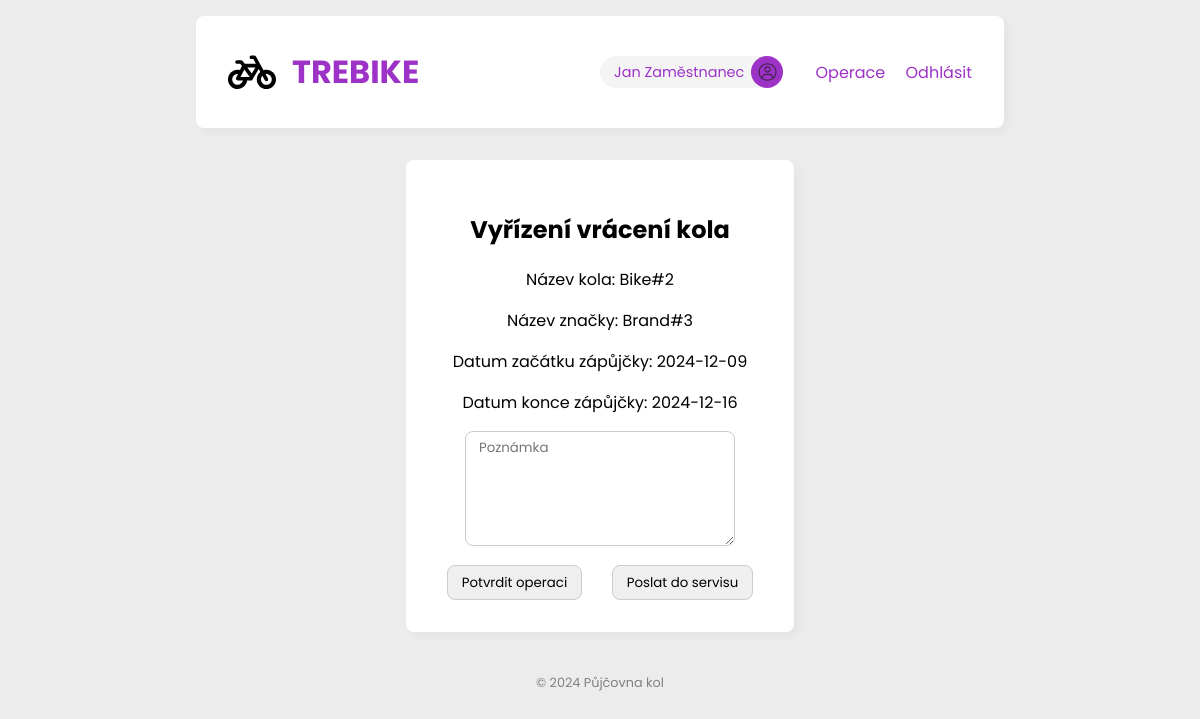
Page /manage_bike/2 (signed in) on the committed database.
### tables this page shows
CREATE TABLE bikes (
    id INTEGER PRIMARY KEY AUTOINCREMENT,
    name VARCHAR NOT NULL,
    brand_id INTEGER NOT NULL,
    type INTEGER NOT NULL,
    price_per_day DOUBLE NOT NULL,
    img VARCHAR NOT NULL,
    FOREIGN KEY (brand_id) REFERENCES brands(id)
);

CREATE TABLE brands (
    id INTEGER PRIMARY KEY AUTOINCREMENT,
    name VARCHAR NOT NULL,
    motto VARCHAR NOT NULL,
    established DATE NOT NULL
);

CREATE TABLE bike_events (
    id INTEGER PRIMARY KEY AUTOINCREMENT,
    user_id INTEGER NOT NULL,
    bike_id INTEGER NOT NULL,
    type INTEGER NOT NULL,
    date_from DATETIME NOT NULL,
    date_to DATETIME NOT NULL,
    total_price INTEGER NOT NULL,
    payment_method INTEGER NOT NULL, -- Platba na místě: 1 | Platba kartou online: 2
    status INTEGER,
    description VARCHAR,
    FOREIGN KEY (user_id) REFERENCES users(id),
    FOREIGN KEY (bike_id) REFERENCES bikes(id)
);

### views/bike_management/manage_bike.py (the view, shortened to what this page needs)
@manage_bike.route('/manage_bike/<bike_id>', methods=["GET", "POST"])
@auth.login_required
@auth.employees_only
def page(bike_id):
    if BikeService.getStatus(bike_id) != 2: #Ochrana proti "managování" kol, které nečekají na vyřízení.
        flash('Neoprávněný přístup!', 'error')
        return redirect(url_for('list_manage_bike.page'))
    bike = BikeService.getByID(bike_id)
    dates = BikeEventService.getRentDatesByID(bike_id)
    eventType = BikeEventService.getEventTypeByID(bike_id)
    form = forms.BikeForm(request.form, None, False)
    return render_template("manage_bike.jinja", bike=bike, form=form, dates=dates, eventType=eventType)

### forms.py (shortened to what this page needs)
class BikeForm(Form):
    def __init__(self, data, brands, editing=False):
        super(BikeForm, self).__init__(data)
        if brands is not None:
            self.brand_id.choices = [(item['id'], item['name']) for item in brands]
        self.editing = editing
        if self.editing:
            self.img.render_kw = {'accept': 'image/png, image/jpeg', 'required': False}  # No 'required'
        else:
            self.img.render_kw = {'accept': 'image/png, image/jpeg', 'required': True}
    name = StringField(name="bike_name", label="Název kola", validators=[validators.InputRequired(), validators.Length(min=5, max=30)])
    price_per_day = DecimalField(name="price_per_day", label="Cena za den", validators=[validators.InputRequired(), validators.NumberRange(min=0)])
    brand_id = SelectField(name="brand_id", label="Název značky", choices={}, validators=[validators.InputRequired()])
    img = FileField(name="img", label='Fotografie', validators=[ validators.InputRequired(),
        FileAllowed(['jpg', 'png'], 'Images only!')
    ])
    description = TextAreaField(label="", render_kw={'rows': 5, 'placeholder': 'Poznámka'})

### app.py (called while the page is built)
@app.before_request
def before_request():
    BikeEventService.check_rents()

### auth.py (called while the page is built)
def login_required(func):
    @wraps(func)
    def decorated_function(*args, **kwargs):
        print(session)
        if "authenticated" not in session:
            flash("🚫 Musíte být přihlášen pro přístup na tuto stránku.", "error")
            return redirect(url_for("login.page"))
        return func(*args, **kwargs)
    return decorated_function

def employees_only(func):
    @wraps(func)
    def decorated_function(*args, **kwargs):
        if session['role'] != 1:
            flash('🚫 Nemáte oprávnění pro tuto akci (nejste zaměstnanec).', 'error')
            return redirect(url_for('view_dashboard_page'))
        return func(*args, **kwargs)
    return decorated_function

### database/database.py (called while the page is built)
def get_db():
    if 'db' not in g:
        project_root = os.path.dirname(os.path.realpath(__file__))
        database_path = os.path.join(project_root, '..', current_app.config['DATABASE'])
        g.db = sqlite3.connect(
            database_path,
            detect_types=sqlite3.PARSE_DECLTYPES
        )
        g.db.row_factory = sqlite3.Row
        g.db.set_trace_callback(print)
    return g.db

### templates/manage_bike.jinja
{% extends '__main.jinja' %}
{% from 'macros/form.jinja' import form_field, form_inline_field, form_submit with context %}
{% block content %}
    <div class="main manage-bike-box">
        <div class="box dashboard">
            {% if eventType == 2 %}
                <h2>Vyřízení opravy kola</h2>
            {% else %}
                <h2>Vyřízení vrácení kola</h2>
            {% endif %}
            <p>Název kola: {{ bike.name }}</p>
            <p>Název značky: {{ bike.brand_name }}</p>
            <p>Datum začátku zápůjčky: {{ dates.date_from }}</p>
            <p>Datum konce zápůjčky: {{ dates.date_to }}</p>
            <form method="POST">
                {{ form_field(form.description) }}
                {{ form_submit('Potvrdit operaci', name='return_bike', class_name="button-green mr-2") }}
                {% if eventType != 2 %}
                    {{ form_submit('Poslat do servisu', name='service_bike', class_name="button-red") }}
                {% endif %}
            </form>
        </div>
    </div>
{% endblock%}

### static/css/styles.css (style rules this page uses)
:root { --accent: #9D32C7; --accent-2: #EC2F4B; --text: #5c0e61; --text-2: #731422; --text-hover: var(--accent); --text-active: #FFFFFF; --border-width: 0.125em; --table-spacing: 24px; --table-half-spacing: 12px; }
* { box-sizing: border-box; font-family: "Poppins", serif; }
input, textarea, button, select { margin: 0; padding: 0.5em 1em; border-radius: 8px; border: 1px solid #ccc; }
body { padding: 0; margin: 0; background: #f4f4f4; font-family: sans-serif; }
.main { display: flex; }
.box { background: white; border-radius: 8px; box-shadow: rgba(0, 0, 0, 0.04) 4px 4px 10px; padding: 2em; margin: 1em; }
.dashboard { flex-grow: 1; }
.manage-bike-box { margin: auto; width: 35vw; display: flex; justify-content: center; text-align: center; }

### rows in the picture
bikes: name "Bike#2"
brands: brand_name "Brand#3"
bike_events: date_from "2024-12-09", date_to "2024-12-16"

### other values in the picture
{{ session['first_name'] }} "Jan"
{{ session['last_name'] }} "Zaměstnanec"
